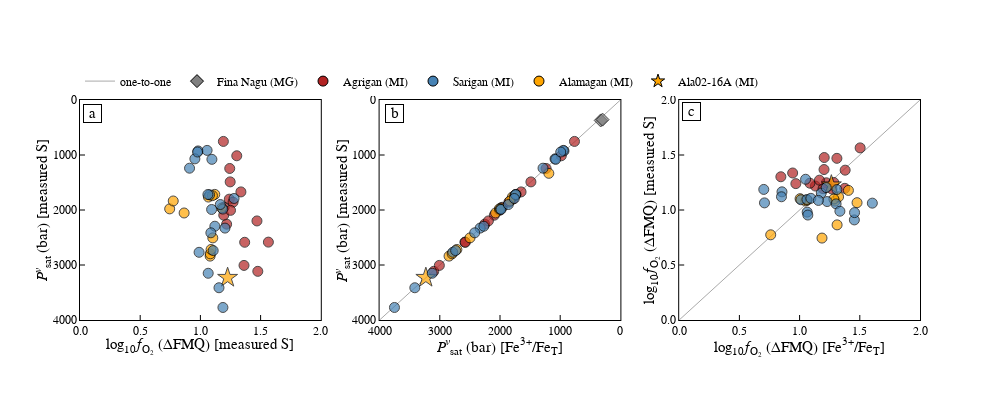

The code cell stored with this chart in its notebook:
### Code cell
fig = make_subplots(rows=1, cols=3,
                   shared_yaxes = False, shared_xaxes = False,
                   vertical_spacing=0.08, horizontal_spacing=0.07)
data = fO2fromS

# DFMQ-P
r = 1
c = 1
fig.add_trace(go.Scatter(mode = "markers", x=data["DFMQ-sulfide"], y=data["P (bar) sulf"], showlegend = False,
                         marker=dict(symbol=my_analyses["Symbol"], color=my_analyses["Colour"], line_color="black", size=my_analyses['Size'], line_width=1)), row = r, col = c)
fig.update_yaxes(range = [4000,0], dtick = 1000, title = "<i>P<sup>v</sup></i><sub>sat</sub> (bar) [measured S]",  row = r, col = c)
fig.update_xaxes(range = [0,2], dtick = 0.5, title = "log<sub>10</sub><i>f</i><sub>O<sub>2</sub></sub> (\u0394FMQ) [measured S]", tickformat = ".1f", row = r, col = c)
fig.add_annotation(x=0.1, y=250,text="a",showarrow=False, bordercolor = "black", bgcolor="white",
                   width=15, height=15,font=dict(color="black",size=15),textangle=0,  row = r, col = c)

# P-P
r = 1
c = 2
fig.add_trace(go.Scatter(mode = "lines", x=[0,4000], y=[0,4000], line_color = "darkgrey", line_width = 1,  showlegend = False,
                         line_dash = "solid"), row = r, col = c)
fig.add_trace(go.Scatter(mode = "markers", x=pvsat["P_bar"], y=data["P (bar) sulf"],  showlegend = False,
                         marker=dict(symbol=my_analyses["Symbol"], color=my_analyses["Colour"], line_color="black", size=my_analyses['Size'], line_width=1)), row = r, col = c)
fig.update_yaxes(range = [4000,0], dtick = 1000, title = "<i>P<sup>v</sup></i><sub>sat</sub> (bar) [measured S]", row = r, col = c)
fig.update_xaxes(range = [4000,0], dtick = 1000, title = "<i>P<sup>v</sup></i><sub>sat</sub> (bar) [Fe<sup>3+</sup>/Fe<sub>T</sub>]",  row = r, col = c)
fig.add_annotation(x=3750, y=250,text="b",showarrow=False, bordercolor = "black", bgcolor="white",
                   width=15, height=15,font=dict(color="black",size=15),textangle=0,  row = r, col = c)

# fO2-fO2
r = 1
c = 3
fig.add_trace(go.Scatter(mode = "lines", x=[0,4000], y=[0,4000], line_color = "darkgrey", line_width = 1, name="one-to-one",
                         line_dash = "solid"), row = r, col = c)
fig.add_trace(go.Scatter(mode = "markers", x=pvsat["fO2_DFMQ"], y=data["DFMQ-sulfide"], showlegend = False,
                         marker=dict(symbol=my_analyses["Symbol"], color=my_analyses["Colour"], line_color="black", size=my_analyses['Size'], line_width=1)), row = r, col = c)
fig.update_yaxes(range = [0,2], dtick = 0.5, title = "log<sub>10</sub><i>f</i><sub>O<sub>2</sub></sub> (\u0394FMQ) [measured S]", tickformat = ".1f", row = r, col = c)
fig.update_xaxes(range = [0,2], dtick = 0.5, title = "log<sub>10</sub><i>f</i><sub>O<sub>2</sub></sub> (\u0394FMQ) [Fe<sup>3+</sup>/Fe<sub>T</sub>]",  tickformat = ".1f", row = r, col = c)
fig.add_annotation(x=0.1, y=1.9,text="c",showarrow=False, bordercolor = "black", bgcolor="white",
                   width=15, height=15,font=dict(color="black",size=15),textangle=0,  row = r, col = c)

# create legend
fig.add_trace(go.Scatter(mode = "markers", x=[-1000,-1000], y=[-1000,-1000],
                         marker=dict(symbol="diamond", color="grey", line_color="black", size=10., line_width=1),
                         name="Fina Nagu (MG)"))
fig.add_trace(go.Scatter(mode = "markers", x=[-1000,-1000], y=[-1000,-1000],
                         marker=dict(symbol="circle", color="firebrick", line_color="black", size=10., line_width=1),
                         name="Agrigan (MI)"))
fig.add_trace(go.Scatter(mode = "markers", x=[-1000,-1000], y=[-1000,-1000],
                         marker=dict(symbol="circle", color="steelblue", line_color="black", size=10., line_width=1),
                         name="Sarigan (MI)"))
fig.add_trace(go.Scatter(mode = "markers", x=[-1000,-1000], y=[-1000,-1000],
                         marker=dict(symbol="circle", color="orange", line_color="black", size=10., line_width=1),
                         name="Alamagan (MI)"))
fig.add_trace(go.Scatter(mode = "markers", x=[-1000,-1000], y=[-1000,-1000],
                         marker=dict(symbol="star", color="orange", line_color="black", size=10., line_width=1),
                         name="Ala02-16A (MI)"))
fig.update_layout(legend=dict(
    orientation="h",
    yanchor="bottom",
    y=1.02,
    xanchor="left",
    x=0
))

fig.update_layout(height=400, width=1000, plot_bgcolor='rgb(255,255,255)' , showlegend = True)

fig.update_xaxes(showline=True, linewidth=1, linecolor='black', mirror=True, 
                 ticks="inside", ticklen=5, title_standoff = 0, tickcolor="black",
                 title_font=dict(size=15, family='Helvetica', color='black'), 
                 tickfont=dict(family='Helvetica', color='black', size=12))
fig.update_yaxes(showline=True, linewidth=1, linecolor='black', mirror=True, 
                 ticks="inside", ticklen=5, title_standoff = 0, tickcolor="black",
                title_font=dict(size=15, family='Helvetica', color='black'), 
                 tickfont=dict(family='Helvetica', color='black', size=12))

fig.update_layout(font_family="Helvetica",font_color="black")

fig.show()

### Figure 1 — Plotly figure (JSON) as saved in the notebook; plotly's stock layout.template omitted (floating-point values rounded to 4 significant figures)
{"data": [{"marker": {"color": ["grey", "grey", "firebrick", "firebrick", "firebrick", "firebrick", "firebrick", "firebrick", "firebrick", "firebrick", "firebrick", "firebrick", "firebrick", "firebrick", "firebrick", "firebrick", "firebrick", "firebrick", "orange", "orange", "orange", "orange", "orange", "orange", "orange", "orange", "orange", "orange", "orange", "orange", "orange", "steelblue", "steelblue", "steelblue", "steelblue", "steelblue", "steelblue", "steelblue", "steelblue", "steelblue", "steelblue", "steelblue", "steelblue", "steelblue", "steelblue", "steelblue", "steelblue", "steelblue", "steelblue", "steelblue", "steelblue"], "line": {"color": "black", "width": 1}, "size": [10, 10, 10, 10, 10, 10, 10, 10, 10, 10, 10, 10, 10, 10, 10, 10, 10, 10, 10, 10, 10, 10, 10, 10, 10, 10, 10, 10, 10, 15, 10, 10, 10, 10, 10, 10, 10, 10, 10, 10, 10, 10, 10, 10, 10, 10, 10, 10, 10, 10, 10], "symbol": ["diamond", "diamond", "circle", "circle", "circle", "circle", "circle", "circle", "circle", "circle", "circle", "circle", "circle", "circle", "circle", "circle", "circle", "circle", "circle", "circle", "circle", "circle", "circle", "circle", "circle", "circle", "circle", "circle", "circle", "star", "circle", "circle", "circle", "circle", "circle", "circle", "circle", "circle", "circle", "circle", "circle", "circle", "circle", "circle", "circle", "circle", "circle", "circle", "circle", "circle", "circle"]}, "mode": "markers", "showlegend": false, "type": "scatter", "x": ["", "", 1.477, 1.218, 1.197, 1.247, 1.24, 1.191, 1.194, 1.302, 1.565, 1.271, 1.336, 1.244, 1.25, 1.362, 1.368, 1.47, 1.067, "", 0.8648, 1.178, 1.081, 1.119, 1.1, 0.7448, 1.082, 1.089, 1.103, 1.226, 0.7743, 0.9098, 1.154, 1.077, 1.204, 1.186, 1.093, 0.9809, 0.9542, 1.056, 1.096, 0.9762, 0.989, 1.062, 1.165, 1.106, 1.12, 1.087, 1.187, 1.065, 1.28], "xaxis": "x", "y": [371.7, 357.0, 3115.0, 2257.0, 1950.0, 1489.0, 1803.0, 753.0, 2094.0, 1014.0, 2584.0, 1857.0, 1671.0, 1245.0, 2006.0, 3007.0, 2587.0, 2199.0, 1765.0, 1333.0, 2054.0, 1963.0, 2838.0, 1716.0, 1739.0, 1980.0, 2797.0, 2718.0, 2507.0, 3230.0, 1836.0, 1240.0, 3414.0, 1724.0, 2329.0, 1984.0, 1991.0, 926.2, 1070.0, 916.1, 1079.0, 945.9, 2769.0, 1719.0, 1901.0, 2738.0, 2295.0, 2415.0, 3772.0, 3150.0, 1791.0], "yaxis": "y"}, {"line": {"color": "darkgrey", "dash": "solid", "width": 1}, "mode": "lines", "showlegend": false, "type": "scatter", "x": [0, 4000], "xaxis": "x2", "y": [0, 4000], "yaxis": "y2"}, {"marker": {"color": ["grey", "grey", "firebrick", "firebrick", "firebrick", "firebrick", "firebrick", "firebrick", "firebrick", "firebrick", "firebrick", "firebrick", "firebrick", "firebrick", "firebrick", "firebrick", "firebrick", "firebrick", "orange", "orange", "orange", "orange", "orange", "orange", "orange", "orange", "orange", "orange", "orange", "orange", "orange", "steelblue", "steelblue", "steelblue", "steelblue", "steelblue", "steelblue", "steelblue", "steelblue", "steelblue", "steelblue", "steelblue", "steelblue", "steelblue", "steelblue", "steelblue", "steelblue", "steelblue", "steelblue", "steelblue", "steelblue"], "line": {"color": "black", "width": 1}, "size": [10, 10, 10, 10, 10, 10, 10, 10, 10, 10, 10, 10, 10, 10, 10, 10, 10, 10, 10, 10, 10, 10, 10, 10, 10, 10, 10, 10, 10, 15, 10, 10, 10, 10, 10, 10, 10, 10, 10, 10, 10, 10, 10, 10, 10, 10, 10, 10, 10, 10, 10], "symbol": ["diamond", "diamond", "circle", "circle", "circle", "circle", "circle", "circle", "circle", "circle", "circle", "circle", "circle", "circle", "circle", "circle", "circle", "circle", "circle", "circle", "circle", "circle", "circle", "circle", "circle", "circle", "circle", "circle", "circle", "star", "circle", "circle", "circle", "circle", "circle", "circle", "circle", "circle", "circle", "circle", "circle", "circle", "circle", "circle", "circle", "circle", "circle", "circle", "circle", "circle", "circle"]}, "mode": "markers", "showlegend": false, "type": "scatter", "x": [327.1, 296.2, 3100.0, 2254.0, 1963.0, 1486.0, 1784.0, 762.8, 2094.0, 981.8, 2583.0, 1852.0, 1650.0, 1234.0, 2008.0, 3008.0, 2576.0, 2193.0, 1795.0, 1189.0, 2074.0, 1982.0, 2846.0, 1734.0, 1755.0, 2010.0, 2795.0, 2716.0, 2499.0, 3232.0, 1835.0, 1285.0, 3415.0, 1740.0, 2330.0, 1993.0, 1983.0, 937.0, 1086.0, 949.3, 1074.0, 991.2, 2785.0, 1741.0, 1862.0, 2737.0, 2268.0, 2420.0, 3753.0, 3126.0, 1763.0], "xaxis": "x2", "y": [371.7, 357.0, 3115.0, 2257.0, 1950.0, 1489.0, 1803.0, 753.0, 2094.0, 1014.0, 2584.0, 1857.0, 1671.0, 1245.0, 2006.0, 3007.0, 2587.0, 2199.0, 1765.0, 1333.0, 2054.0, 1963.0, 2838.0, 1716.0, 1739.0, 1980.0, 2797.0, 2718.0, 2507.0, 3230.0, 1836.0, 1240.0, 3414.0, 1724.0, 2329.0, 1984.0, 1991.0, 926.2, 1070.0, 916.1, 1079.0, 945.9, 2769.0, 1719.0, 1901.0, 2738.0, 2295.0, 2415.0, 3772.0, 3150.0, 1791.0], "yaxis": "y2"}, {"line": {"color": "darkgrey", "dash": "solid", "width": 1}, "mode": "lines", "name": "one-to-one", "type": "scatter", "x": [0, 4000], "xaxis": "x3", "y": [0, 4000], "yaxis": "y3"}, {"marker": {"color": ["grey", "grey", "firebrick", "firebrick", "firebrick", "firebrick", "firebrick", "firebrick", "firebrick", "firebrick", "firebrick", "firebrick", "firebrick", "firebrick", "firebrick", "firebrick", "firebrick", "firebrick", "orange", "orange", "orange", "orange", "orange", "orange", "orange", "orange", "orange", "orange", "orange", "orange", "orange", "steelblue", "steelblue", "steelblue", "steelblue", "steelblue", "steelblue", "steelblue", "steelblue", "steelblue", "steelblue", "steelblue", "steelblue", "steelblue", "steelblue", "steelblue", "steelblue", "steelblue", "steelblue", "steelblue", "steelblue"], "line": {"color": "black", "width": 1}, "size": [10, 10, 10, 10, 10, 10, 10, 10, 10, 10, 10, 10, 10, 10, 10, 10, 10, 10, 10, 10, 10, 10, 10, 10, 10, 10, 10, 10, 10, 15, 10, 10, 10, 10, 10, 10, 10, 10, 10, 10, 10, 10, 10, 10, 10, 10, 10, 10, 10, 10, 10], "symbol": ["diamond", "diamond", "circle", "circle", "circle", "circle", "circle", "circle", "circle", "circle", "circle", "circle", "circle", "circle", "circle", "circle", "circle", "circle", "circle", "circle", "circle", "circle", "circle", "circle", "circle", "circle", "circle", "circle", "circle", "star", "circle", "circle", "circle", "circle", "circle", "circle", "circle", "circle", "circle", "circle", "circle", "circle", "circle", "circle", "circle", "circle", "circle", "circle", "circle", "circle", "circle"]}, "mode": "markers", "showlegend": false, "type": "scatter", "x": [0.5228, 1.026, 1.204, 1.131, 1.376, 1.222, 0.9689, 1.268, 1.195, 0.8443, 1.503, 1.165, 0.9423, 1.086, 1.284, 1.378, 1.203, 1.31, 1.477, 0.8349, 1.311, 1.405, 1.294, 1.324, 1.285, 1.186, 1.049, 1.062, 1.004, 1.264, 0.7601, 1.455, 1.18, 1.229, 1.221, 1.31, 1.011, 1.063, 1.068, 1.303, 1.061, 1.457, 1.335, 1.604, 0.8536, 1.094, 0.8495, 1.156, 0.7024, 0.7083, 1.05], "xaxis": "x3", "y": ["", "", 1.477, 1.218, 1.197, 1.247, 1.24, 1.191, 1.194, 1.302, 1.565, 1.271, 1.336, 1.244, 1.25, 1.362, 1.368, 1.47, 1.067, "", 0.8648, 1.178, 1.081, 1.119, 1.1, 0.7448, 1.082, 1.089, 1.103, 1.226, 0.7743, 0.9098, 1.154, 1.077, 1.204, 1.186, 1.093, 0.9809, 0.9542, 1.056, 1.096, 0.9762, 0.989, 1.062, 1.165, 1.106, 1.12, 1.087, 1.187, 1.065, 1.28], "yaxis": "y3"}, {"marker": {"color": "grey", "line": {"color": "black", "width": 1}, "size": 10, "symbol": "diamond"}, "mode": "markers", "name": "Fina Nagu (MG)", "type": "scatter", "x": [-1000, -1000], "y": [-1000, -1000]}, {"marker": {"color": "firebrick", "line": {"color": "black", "width": 1}, "size": 10, "symbol": "circle"}, "mode": "markers", "name": "Agrigan (MI)", "type": "scatter", "x": [-1000, -1000], "y": [-1000, -1000]}, {"marker": {"color": "steelblue", "line": {"color": "black", "width": 1}, "size": 10, "symbol": "circle"}, "mode": "markers", "name": "Sarigan (MI)", "type": "scatter", "x": [-1000, -1000], "y": [-1000, -1000]}, {"marker": {"color": "orange", "line": {"color": "black", "width": 1}, "size": 10, "symbol": "circle"}, "mode": "markers", "name": "Alamagan (MI)", "type": "scatter", "x": [-1000, -1000], "y": [-1000, -1000]}, {"marker": {"color": "orange", "line": {"color": "black", "width": 1}, "size": 10, "symbol": "star"}, "mode": "markers", "name": "Ala02-16A (MI)", "type": "scatter", "x": [-1000, -1000], "y": [-1000, -1000]}], "layout": {"annotations": [{"bgcolor": "white", "bordercolor": "black", "font": {"color": "black", "size": 15}, "height": 15, "showarrow": false, "text": "a", "textangle": 0, "width": 15, "x": 0.1, "xref": "x", "y": 250, "yref": "y"}, {"bgcolor": "white", "bordercolor": "black", "font": {"color": "black", "size": 15}, "height": 15, "showarrow": false, "text": "b", "textangle": 0, "width": 15, "x": 3750, "xref": "x2", "y": 250, "yref": "y2"}, {"bgcolor": "white", "bordercolor": "black", "font": {"color": "black", "size": 15}, "height": 15, "showarrow": false, "text": "c", "textangle": 0, "width": 15, "x": 0.1, "xref": "x3", "y": 1.9, "yref": "y3"}], "font": {"color": "black", "family": "Helvetica"}, "height": 400, "legend": {"orientation": "h", "x": 0, "xanchor": "left", "y": 1.02, "yanchor": "bottom"}, "plot_bgcolor": "rgb(255,255,255)", "showlegend": true, "width": 1000, "xaxis": {"anchor": "y", "domain": [0, 0.2867], "dtick": 0.5, "linecolor": "black", "linewidth": 1, "mirror": true, "range": [0, 2], "showline": true, "tickcolor": "black", "tickfont": {"color": "black", "family": "Helvetica", "size": 12}, "tickformat": ".1f", "ticklen": 5, "ticks": "inside", "title": {"font": {"color": "black", "family": "Helvetica", "size": 15}, "standoff": 0, "text": "log<sub>10</sub><i>f</i><sub>O<sub>2</sub></sub> (ΔFMQ) [measured S]"}}, "xaxis2": {"anchor": "y2", "domain": [0.3567, 0.6433], "dtick": 1000, "linecolor": "black", "linewidth": 1, "mirror": true, "range": [4000, 0], "showline": true, "tickcolor": "black", "tickfont": {"color": "black", "family": "Helvetica", "size": 12}, "ticklen": 5, "ticks": "inside", "title": {"font": {"color": "black", "family": "Helvetica", "size": 15}, "standoff": 0, "text": "<i>P<sup>v</sup></i><sub>sat</sub> (bar) [Fe<sup>3+</sup>/Fe<sub>T</sub>]"}}, "xaxis3": {"anchor": "y3", "domain": [0.7133, 1], "dtick": 0.5, "linecolor": "black", "linewidth": 1, "mirror": true, "range": [0, 2], "showline": true, "tickcolor": "black", "tickfont": {"color": "black", "family": "Helvetica", "size": 12}, "tickformat": ".1f", "ticklen": 5, "ticks": "inside", "title": {"font": {"color": "black", "family": "Helvetica", "size": 15}, "standoff": 0, "text": "log<sub>10</sub><i>f</i><sub>O<sub>2</sub></sub> (ΔFMQ) [Fe<sup>3+</sup>/Fe<sub>T</sub>]"}}, "yaxis": {"anchor": "x", "domain": [0, 1], "dtick": 1000, "linecolor": "black", "linewidth": 1, "mirror": true, "range": [4000, 0], "showline": true, "tickcolor": "black", "tickfont": {"color": "black", "family": "Helvetica", "size": 12}, "ticklen": 5, "ticks": "inside", "title": {"font": {"color": "black", "family": "Helvetica", "size": 15}, "standoff": 0, "text": "<i>P<sup>v</sup></i><sub>sat</sub> (bar) [measured S]"}}, "yaxis2": {"anchor": "x2", "domain": [0, 1], "dtick": 1000, "linecolor": "black", "linewidth": 1, "mirror": true, "range": [4000, 0], "showline": true, "tickcolor": "black", "tickfont": {"color": "black", "family": "Helvetica", "size": 12}, "ticklen": 5, "ticks": "inside", "title": {"font": {"color": "black", "family": "Helvetica", "size": 15}, "standoff": 0, "text": "<i>P<sup>v</sup></i><sub>sat</sub> (bar) [measured S]"}}, "yaxis3": {"anchor": "x3", "domain": [0, 1], "dtick": 0.5, "linecolor": "black", "linewidth": 1, "mirror": true, "range": [0, 2], "showline": true, "tickcolor": "black", "tickfont": {"color": "black", "family": "Helvetica", "size": 12}, "tickformat": ".1f", "ticklen": 5, "ticks": "inside", "title": {"font": {"color": "black", "family": "Helvetica", "size": 15}, "standoff": 0, "text": "log<sub>10</sub><i>f</i><sub>O<sub>2</sub></sub> (ΔFMQ) [measured S]"}}}}
